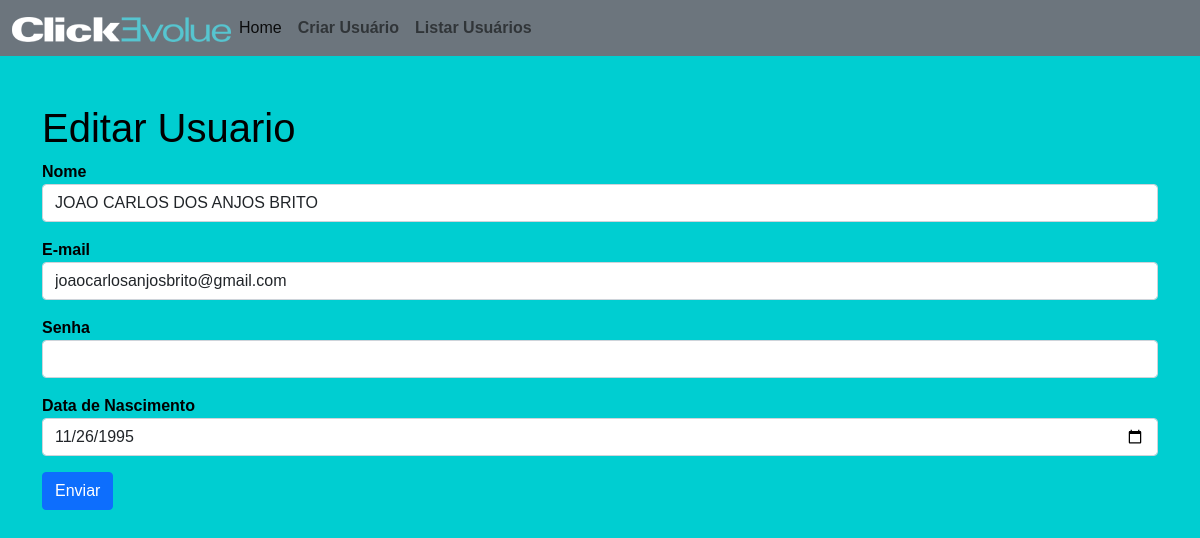
Screenshot of /?page=editar&id=1 with the database file from the repository.
### tables this page shows
CREATE TABLE `usuarios` (
  `id` int(10) UNSIGNED NOT NULL,
  `nome` varchar(45) NOT NULL,
  `email` varchar(255) NOT NULL,
  `senha` varchar(255) NOT NULL,
  `data_nasc` date NOT NULL
);

### editar-usuario.php (the view, shortened to what this page needs)
<h1>Editar Usuario </h1>
<?php
    $sql = "SELECT * FROM usuarios WHERE id=".$_REQUEST["id"];
    $res = $conn->query($sql);
    $row = $res->fetch_object()
?>
	<form action="?page=salvar" method="POST">
		<div class="mb-3">
			<label>Nome</label>
			<input type="text" name="nome" value="<?php print $row->nome; ?>" class="form-control">
		</div>
		<div class="mb-3">
			<label>E-mail</label>
			<input type="email" name="email" value="<?php print $row->email; ?> "class="form-control">
		</div>
		<div class="mb-3">
			<label>Senha</label>
			<input type="password" name="senha" class="form-control" required>
		</div>
				<div class="mb-3">
			<label>Data de Nascimento</label>
			<input type="date" name="data_nasc" value="<?php print $row->data_nasc; ?>" class="form-control">
		</div>
		<div class="mb-3">
			<button type="submit" class="btn btn-primary">Enviar</button>
		</div>
	</form>

### css/estilo.css (style rules this page uses)
body { font-family: Arial, sans-serif; background-color: DarkTurquoise; color: black; }

### rows the page displays
usuarios: nome "JOAO CARLOS DOS ANJOS BRITO", email "joaocarlosanjosbrito@gmail.com", data_nasc "11/26/1995"
